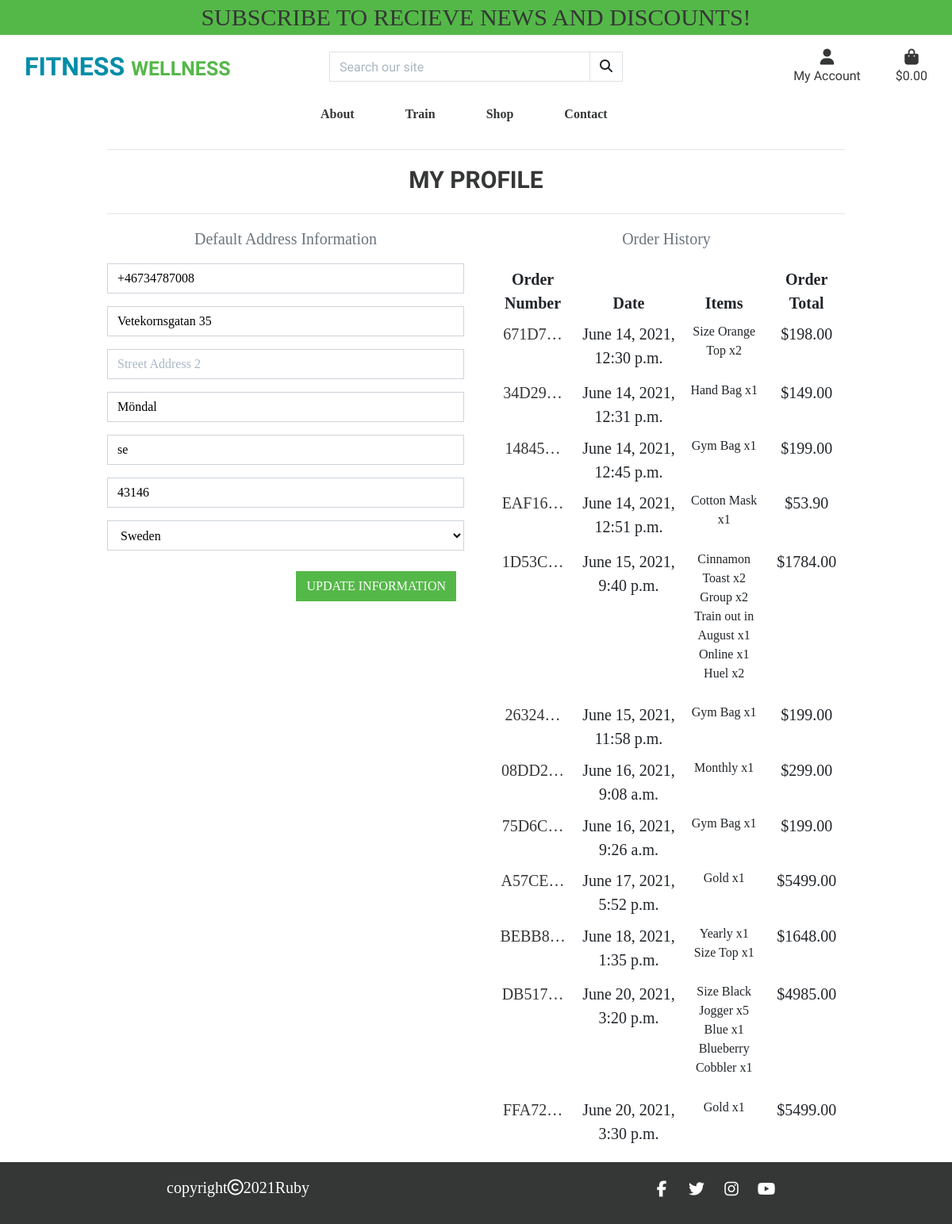
The app's page /profile/ (signed in), older data.
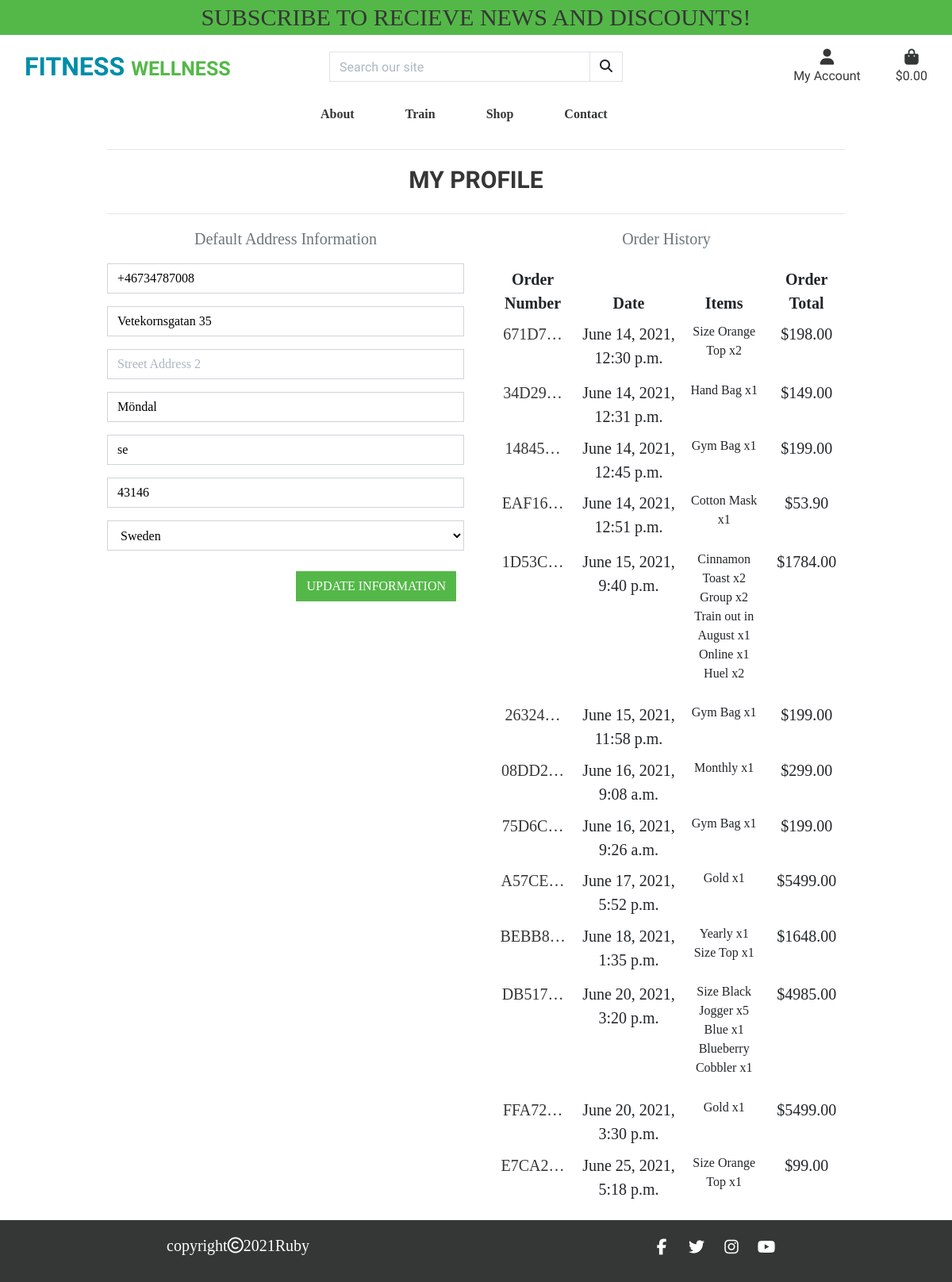
The same page, newer data.
### profiles/models.py (models this page shows, shortened)
class UserProfile(models.Model):
    user = models.OneToOneField(User, on_delete=models.CASCADE)
    default_phone_number = models.CharField(
        max_length=20, null=True, blank=True)
    default_street_address1 = models.CharField(
        max_length=80, null=True, blank=True)
    default_street_address2 = models.CharField(
        max_length=80, null=True, blank=True)
    default_town_or_city = models.CharField(
        max_length=40, null=True, blank=True)
    default_county = models.CharField(
        max_length=80, null=True, blank=True)
    default_postcode = models.CharField(
        max_length=20, null=True, blank=True)
    default_country = CountryField(
        blank_label='Country', null=True, blank=True)

### checkout/models.py (models this page shows, shortened)
class Order(models.Model):
    order_number = models.CharField(max_length=32, null=False, editable=False)
    user_profile = models.ForeignKey(UserProfile, on_delete=models.SET_NULL,
                                     null=True, blank=True,
                                     related_name='orders')
    full_name = models.CharField(max_length=50, null=False, blank=False)
    email = models.EmailField(max_length=254, null=False, blank=False)
    phone_number = models.CharField(max_length=20, null=False, blank=False)
    country = CountryField(blank_label='Country *', null=False, blank=False)
    postcode = models.CharField(max_length=20, null=True, blank=True)
    town_or_city = models.CharField(max_length=40, null=False, blank=False)
    street_address1 = models.CharField(max_length=80, null=False, blank=False)
    street_address2 = models.CharField(max_length=80, null=True, blank=True)
    county = models.CharField(max_length=80, null=True, blank=True)
    date = models.DateTimeField(auto_now_add=True)
    delivery_cost = models.DecimalField(
        max_digits=6, decimal_places=2, null=False, default=0)
    order_total = models.DecimalField(
        max_digits=10, decimal_places=2, null=False, default=0)
    grand_total = models.DecimalField(
        max_digits=10, decimal_places=2, null=False, default=0)
    original_bag = models.TextField(null=False, blank=False, default='')
    stripe_pid = models.CharField(
        max_length=254, null=False, blank=False, default='')

class OrderLineItem(models.Model):
    order = models.ForeignKey(
        Order, null=False, blank=False, on_delete=models.CASCADE, related_name='lineitems')
    product = models.ForeignKey(
        Product, null=False, blank=False, on_delete=models.CASCADE)
    product_size = models.CharField(max_length=2, null=True, blank=True)
    quantity = models.IntegerField(null=False, blank=False, default=0)
    lineitem_total = models.DecimalField(
        max_digits=6, decimal_places=2, null=False, blank=False, editable=False)

### products/models.py (models this page shows, shortened)
class Product(models.Model):
    category = models.ForeignKey(
        'Category', null=True, blank=True, on_delete=models.SET_NULL)
    sku = models.CharField(max_length=254, null=True, blank=True)
    name = models.CharField(max_length=254)
    description = models.TextField()
    has_sizes = models.BooleanField(default=False, null=True, blank=True)
    price = models.DecimalField(max_digits=6, decimal_places=2)
    rating = models.DecimalField(
        max_digits=6, decimal_places=2, null=True, blank=True)
    image_url = models.URLField(max_length=1024, null=True, blank=True)
    image = models.ImageField(null=True, blank=True)

### profiles/views.py (the view)
# urls.py: path('profile/', include('profiles.urls')),
@login_required
def profile(request):
    profile = get_object_or_404(UserProfile, user=request.user)
    if request.method == 'POST':
        form = UserProfileForm(request.POST, instance=profile)
        if form.is_valid():
            form.save()
            messages.success(request, 'Profile updated successfully')
        else:
            messages.error(
                request, 'Update failed. Please ensure the form is valid.')
    else:
        form = UserProfileForm(instance=profile)
    orders = profile.orders.all()
    template = 'profiles/profile.html'
    context = {
        'form': form,
        'orders': orders,
        'on_profile_page': True
    }
    return render(request, template, context)

### profiles/templates/profiles/profile.html (shortened to what this page needs)
{% extends "base.html" %}
{% load static %}
{% block extra_css %}
<link rel="stylesheet" href="{% static 'profiles/css/profiles.css' %}">
{% endblock %}
{% block content %}
<div class="container gym-container">
    <div class="row">
        <div class="col">
            <hr>
            <h2 class="logo-font mb-4 gym-header">My Profile</h2>
            <hr>
        </div>
    </div>
    <div class="row">
        <div class="col-12 col-lg-6 gym-para">
            <p class="text-muted">Default Address Information</p>
            <form class="mt-3" action="{% url 'profile' %}" method="POST" id="profile-update-form">
                {{ form|crispy }}
                <button class="btn btn-green rounded-0 text-uppercase float-right">Update Information</button>
            </form>
        </div>
        <div class="col-12 col-lg-6 gym-para">
            <p class="text-muted">Order History</p>
            <div class="order-history table-responsive">
                <table class="table table-sm table-borderless">
                    <thead>
                        <tr>
                            <th>Order Number</th>
                            <th>Date</th>
                            <th>Items</th>
                            <th>Order Total</th>
                        </tr>
                    </thead>
                    <tbody>
                        {% for order in orders %}
                        <tr>
                            <td>
                                <a href="{% url 'order_history' order.order_number %}" title="{{ order.order_number }}">
                                    {{ order.order_number|truncatechars:6 }}
                                </a>
                            </td>
                            <td>{{ order.date }}</td>
                            <td>
                                <ul class="list-unstyled">
                                    {% for item in order.lineitems.all %}
                                    <li class="small">
                                        {% if item.product.has_sizes %}
                                        Size {{ item.product.size|upper }}
                                        {% endif %}{{ item.product.name }} x{{ item.quantity }}
                                    </li>
                                    {% endfor %}
                                </ul>
                            </td>
                            <td>${{ order.grand_total }}</td>
                        </tr>
                        {% endfor %}
                    </tbody>
                </table>
            </div>
        </div>
    </div>
</div>
{% endblock %}

### templates/base.html (shortened to what this page needs)
{% load static %}
<!doctype html>
<html lang="en">
<head>
    {% block corecss %}
    <link rel="stylesheet" href="https://stackpath.bootstrapcdn.com/bootstrap/4.4.1/css/bootstrap.min.css"
>
    <link rel="stylesheet" href="{% static 'css/base.css' %}">
    {% endblock %}
    {% block extra_css%}
    {% endblock %}
</head>
<body>
    <header class="container-fluid">
        <div class="row text-center">
            <div class="col-12 bg-col-green">
                <h2 class="subscribe-link logo-font my-1"><a href="{% url 'add_subscribe' %}">Subscribe to recieve
                        News and Discounts!</a></h2>
            </div>
        </div>
        <div id="topnav" class="row pt-lg-2 d-none d-lg-flex">
            <div class="col-12 col-lg-4 my-auto py-1 py-lg-0 text-center text-lg-left">
                <a href="{% url 'home' %}" class="nav-link">
                    <h2 class="logo-font my-0"><strong style="color: #008da8;font-weight: bold;">Fitness
                        </strong><span style="font-size: 25px; color: #54b848; font-weight: bold;"> Wellness</span></h2>
                </a>
            </div>
            <div class="col-12 col-lg-4 my-auto py-1 py-lg-0">
                <form method="GET" action="{% url 'products' %}">
                    <div class="input-group w-100">
                        <input class="form-control border border-black rounded-0" type="text" name="q"
                            placeholder="Search our site">
                        <div class="input-group-append">
                            <button class="form-control btn border border-black rounded-0" type="submit">
                                <span>
                                    <i class="fas fa-search"></i>
                                </span>
                            </button>
                        </div>
                    </div>
                </form>
            </div>
            <div class="col-12 col-lg-4 my-auto py-1 py-lg-0">
                <ul class="list-inline list-unstyled text-center text-lg-right my-0">
                    <li class="list-inline-item dropdown">
                        <a class="text-black nav-link" href="#" id="user-options" data-toggle="dropdown"
                            aria-haspopup="true" aria-expanded="false">
                            <div class="text-center">
                                <div><i class="fas fa-user fa-lg"></i></div>
                                <p class="my-0">My Account</p>
                            </div>
                        </a>
                    </li>
                    <li class="list-inline-item">
                        <a class="{% if grand_total %}font-weight-bold{% else %}text-black{% endif %} nav-link"
                            href="{% url 'view_bag' %}">
                            <div class="text-center">
                                <div><i class="fas fa-shopping-bag fa-lg"></i></div>
                                <p class="my-0">
                                    {% if grand_total %}
                                    ${{ grand_total|floatformat:2 }}
                                    {% else %}
                                    $0.00
                                    {% endif %}
                                </p>
                            </div>
                        </a>
                    </li>
                </ul>
            </div>
        </div>
         <div class="row bg-white">
            <nav class="navbar navbar-expand-lg navbar-light w-100">
                {% include 'includes/main-nav.html' %}
            </nav>
        </div>
    </header>
    {% block content %}
    {% endblock %}
    <footer class="footer footer-div container-fluid mt-auto ">
        {% include 'includes/footer.html' %}
    </footer>
</body>
</html>

### templates/includes/main-nav.html (shortened to what this page needs)
    <div class="collapse navbar-collapse" id="main-nav">
        <ul class="navbar-nav ml-auto mx-auto">
            <li class="nav-item">
                <a class="nav-link mr-5" href="{% url 'gym' %}">About</a>
            </li>
            <li class="nav-item dropdown">
                <a class="font-weight-bold nav-link mr-5" href="#" id="all-train" data-toggle="dropdown"
                    aria-haspopup="true" aria-expanded="false">
                    Train
                </a>
            <li class="nav-item dropdown">
                <a class="font-weight-bold nav-link mr-5" href="#" id="all-product" data-toggle="dropdown"
                    aria-haspopup="true" aria-expanded="false">
                    Shop
                </a>
            </li>
            <li class="nav-item mr-5">
                <a class="nav-link " href="{% url 'contact' %}">Contact</a>
            </li>
        </ul>
    </div>

### templates/includes/footer.html (shortened to what this page needs)
<div id="footer-details" class="row">
    <div class="col-sm-6">
        <h5 class="uppercase general-sub">copyright<i class="fa fa-copyright list-inline-item"
                aria-hidden="true"></i>2021Ruby</h5>
    </div>
    <div class="col-sm-6">
        <ul class="list-inline social-links">
            <li class="list-inline-item">
                <a target="_blank" rel="noopener" href="https://www.facebook.com">
                    <i class="fa fa-facebook" aria-hidden="true"></i>
                </a>
            </li>
            <li class="list-inline-item">
                <a target="_blank" rel="noopener" href="https://www.twitter.com">
                    <i class="fa fa-twitter" aria-hidden="true"></i>
                </a>
            </li>
            <li class="list-inline-item">
                <a target="_blank" rel="noopener" href="https://www.instagram.com">
                    <i class="fa fa-instagram" aria-hidden="true"></i>
                </a>
            </li>
            <li class="list-inline-item">
                <a target="_blank" rel="noopener" href="https://www.youtube.com">
                    <i class="fa fa-youtube" aria-hidden="true"></i>
                </a>
            </li>
        </ul>
    </div>
</div>

Row changes from the older to the newer data that the page shows:
added Order: order_number "E7CA2…", date "June 25, 2021, 5:18 p.m.", grand_total "99.00"
added OrderLineItem: product.name "Orange Top", quantity "1", shown under "E7CA2…"
